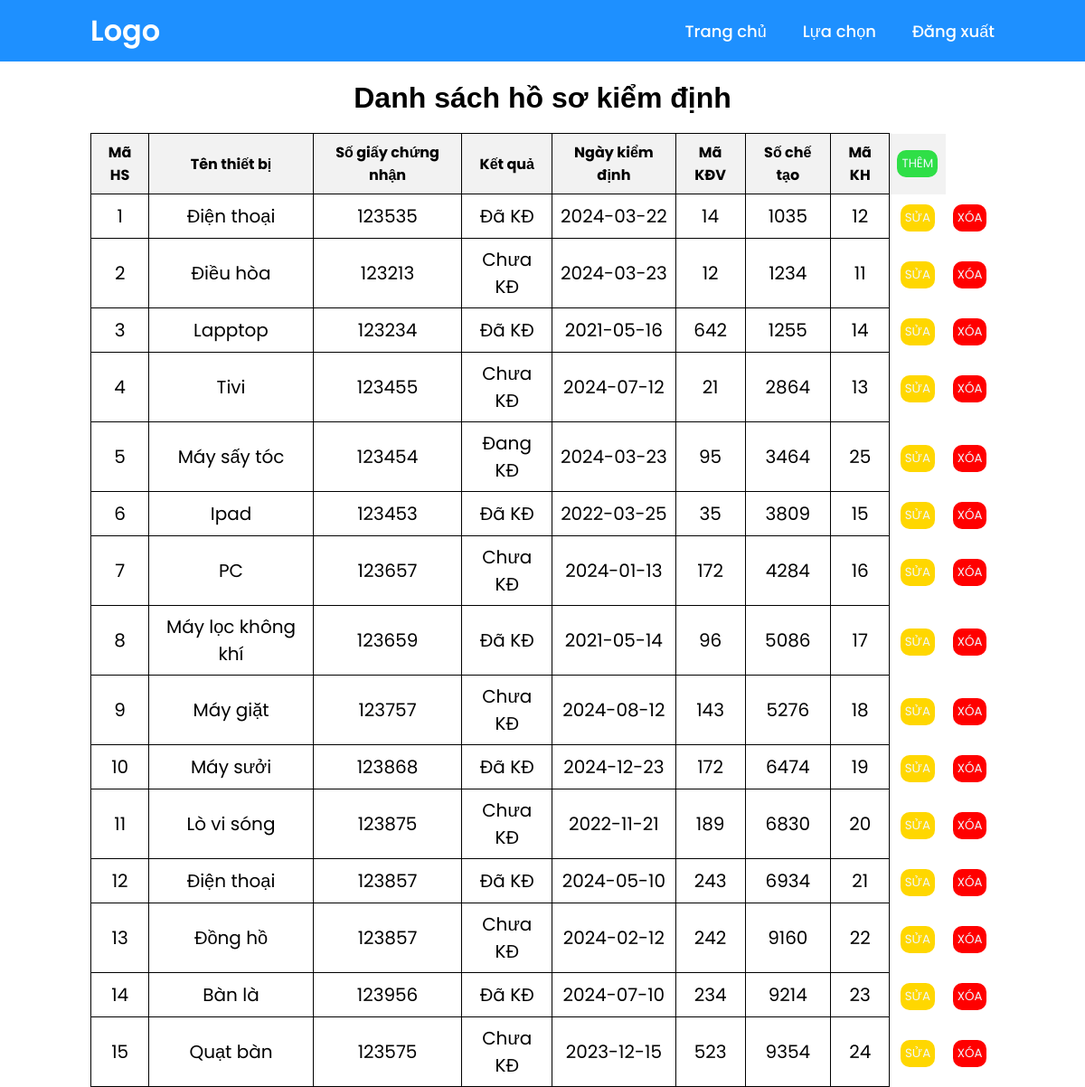
Page /list_profile on the committed database.
### tables this page shows
CREATE TABLE HOSOKIEMDINH (
	ma_hs INT PRIMARY KEY,
	ten_thiet_bi NVARCHAR(100),
	so_giay_chung_nhan INT,
	ket_qua NVARCHAR(50),
	ngay_kiem_dinh DATE,
	ma_kdv INT,
	so_che_tao INT,
	ma_kh INT,
	FOREIGN KEY (ma_kh) REFERENCES KHACHHANG(ma_kh),
	FOREIGN KEY (ma_kdv) REFERENCES KIEMDINHVIEN(ma_kdv),
	FOREIGN KEY (so_che_tao) REFERENCES THONGTINTHIETBI(so_che_tao)
);

### app.py (the view)
@app.route('/list_profile')
def list_profile():
    con = sqlite3.connect("KIEMDINH.db")
    con.row_factory = sqlite3.Row
    cur = con.cursor()
    cur.execute("SELECT  * FROM HOSOKIEMDINH  ")
    rows = cur.fetchall()
    con.close()
    return render_template("list_profile.html",rows=rows)

### templates/list_profile.html (shortened to what this page needs)
{% extends "user.html" %}
{% block content %}
        <h1 id="header">Danh sách hồ sơ kiểm định</h1>
        <table style="border: none; ">
            <thead>
                <th><strong>Mã HS</strong></th>
                <th><strong>Tên thiết bị</strong></th>
                <th><strong>Số giấy chứng nhận</strong></th>
                <th><strong>Kết quả</strong></th>
                <th><strong>Ngày kiểm định</strong></th>
                <th><strong>Mã KĐV</strong></th>
                <th><strong>Số chế tạo</strong></th>
                <th><strong>Mã KH</strong></th>
                <th style="border: none;"> <strong>
                    <form action="{{url_for('pro_enaddrec')}}" method="POST">
                        <input type="submit" value="THÊM" style="background-color: rgb(47, 223, 71); color: aliceblue; padding: 5px; border: none; border-radius: 10px;">
                    </form>
                </strong></th>
            </thead>
            {% for row in rows %}
            <tr>
                <td>{{ row["ma_hs"] }}</td>
                <td>{{ row["ten_thiet_bi"] }}</td>
                <td> {{ row["so_giay_chung_nhan"]}}</td>
                <td>{{ row["ket_qua"]}}</td>
                <td>{{ row["ngay_kiem_dinh"]}}</td>
                <td>{{ row["ma_kdv"]}}</td>
                <td>{{ row["so_che_tao"]}}</td>
                <td>{{ row["ma_kh"]}}</td>
                <td style="border: none;"><form action="{{url_for('edit_pro')}}" method="POST"><input type="hidden" name="id" value="{{ row['ma_hs'] }}"><input type="submit" value="SỬA" style="background-color:#FFD700; color: aliceblue; padding: 5px; border: none; border-radius: 10px;"></form> </td>
                <td style="border: none;"><form onsubmit="return confirm('Bạn có chắc muốn xóa hồ sơ kiểm định này không ?');" action="{{url_for('delete_pro')}}" method="POST"><input type="hidden" name="id" value="{{ row['ma_hs'] }}"><input type="submit" value="XÓA" style="background-color: red; color: aliceblue; padding: 5px; border: none; border-radius: 10px;"></form></td>
            </tr>
            {% endfor %}
        </table>
{% endblock %}

### static/style.css (style rules this page uses)
* { padding: 0; margin: 0; box-sizing: border-box; font-family: "Poppins", sans-serif; }
body { min-height: 100vh; }

### templates/list_profile.html (style rules this page uses)
table { width: 100%; border-collapse: collapse; max-width: 1000px; margin: auto; }
th, td { padding: 8px; text-align: center; border: 1px solid black; }
th { background-color: #f2f2f2; }
td { font-size: 20px; }
#header { text-align: center; font-family:Arial, Helvetica, sans-serif; padding: 20px 0px; }

### rows in the picture
HOSOKIEMDINH: ma_hs "1", ten_thiet_bi "Điện thoại", so_giay_chung_nhan "123535", ket_qua "Đã KĐ", ngay_kiem_dinh "2024-03-22", ma_kdv "14", so_che_tao "1035", ma_kh "12"
HOSOKIEMDINH: ma_hs "2", ten_thiet_bi "Điều hòa", so_giay_chung_nhan "123213", ket_qua "Chưa KĐ", ngay_kiem_dinh "2024-03-23", ma_kdv "12", so_che_tao "1234", ma_kh "11"
HOSOKIEMDINH: ma_hs "3", ten_thiet_bi "Lapptop", so_giay_chung_nhan "123234", ket_qua "Đã KĐ", ngay_kiem_dinh "2021-05-16", ma_kdv "642", so_che_tao "1255", ma_kh "14"
HOSOKIEMDINH: ma_hs "4", ten_thiet_bi "Tivi", so_giay_chung_nhan "123455", ket_qua "Chưa KĐ", ngay_kiem_dinh "2024-07-12", ma_kdv "21", so_che_tao "2864", ma_kh "13"
HOSOKIEMDINH: ma_hs "5", ten_thiet_bi "Máy sấy tóc", so_giay_chung_nhan "123454", ket_qua "Đang KĐ", ngay_kiem_dinh "2024-03-23", ma_kdv "95", so_che_tao "3464", ma_kh "25"
HOSOKIEMDINH: ma_hs "6", ten_thiet_bi "Ipad", so_giay_chung_nhan "123453", ket_qua "Đã KĐ", ngay_kiem_dinh "2022-03-25", ma_kdv "35", so_che_tao "3809", ma_kh "15"
HOSOKIEMDINH: ma_hs "7", ten_thiet_bi "PC", so_giay_chung_nhan "123657", ket_qua "Chưa KĐ", ngay_kiem_dinh "2024-01-13", ma_kdv "172", so_che_tao "4284", ma_kh "16"
HOSOKIEMDINH: ma_hs "8", ten_thiet_bi "Máy lọc không khí", so_giay_chung_nhan "123659", ket_qua "Đã KĐ", ngay_kiem_dinh "2021-05-14", ma_kdv "96", so_che_tao "5086", ma_kh "17"
HOSOKIEMDINH: ma_hs "9", ten_thiet_bi "Máy giặt", so_giay_chung_nhan "123757", ket_qua "Chưa KĐ", ngay_kiem_dinh "2024-08-12", ma_kdv "143", so_che_tao "5276", ma_kh "18"
HOSOKIEMDINH: ma_hs "10", ten_thiet_bi "Máy sưởi", so_giay_chung_nhan "123868", ket_qua "Đã KĐ", ngay_kiem_dinh "2024-12-23", ma_kdv "172", so_che_tao "6474", ma_kh "19"
HOSOKIEMDINH: ma_hs "11", ten_thiet_bi "Lò vi sóng", so_giay_chung_nhan "123875", ket_qua "Chưa KĐ", ngay_kiem_dinh "2022-11-21", ma_kdv "189", so_che_tao "6830", ma_kh "20"
HOSOKIEMDINH: ma_hs "12", ten_thiet_bi "Điện thoại", so_giay_chung_nhan "123857", ket_qua "Đã KĐ", ngay_kiem_dinh "2024-05-10", ma_kdv "243", so_che_tao "6934", ma_kh "21"
HOSOKIEMDINH: ma_hs "13", ten_thiet_bi "Đồng hồ", so_giay_chung_nhan "123857", ket_qua "Chưa KĐ", ngay_kiem_dinh "2024-02-12", ma_kdv "242", so_che_tao "9160", ma_kh "22"
HOSOKIEMDINH: ma_hs "14", ten_thiet_bi "Bàn là", so_giay_chung_nhan "123956", ket_qua "Đã KĐ", ngay_kiem_dinh "2024-07-10", ma_kdv "234", so_che_tao "9214", ma_kh "23"
HOSOKIEMDINH: ma_hs "15", ten_thiet_bi "Quạt bàn", so_giay_chung_nhan "123575", ket_qua "Chưa KĐ", ngay_kiem_dinh "2023-12-15", ma_kdv "523", so_che_tao "9354", ma_kh "24"
